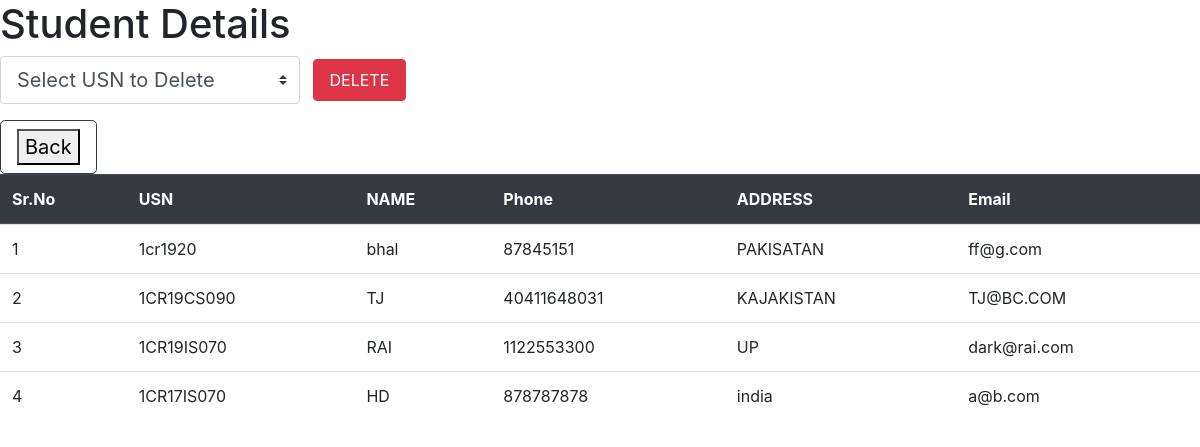
Page /view_std_data on the earlier database version.
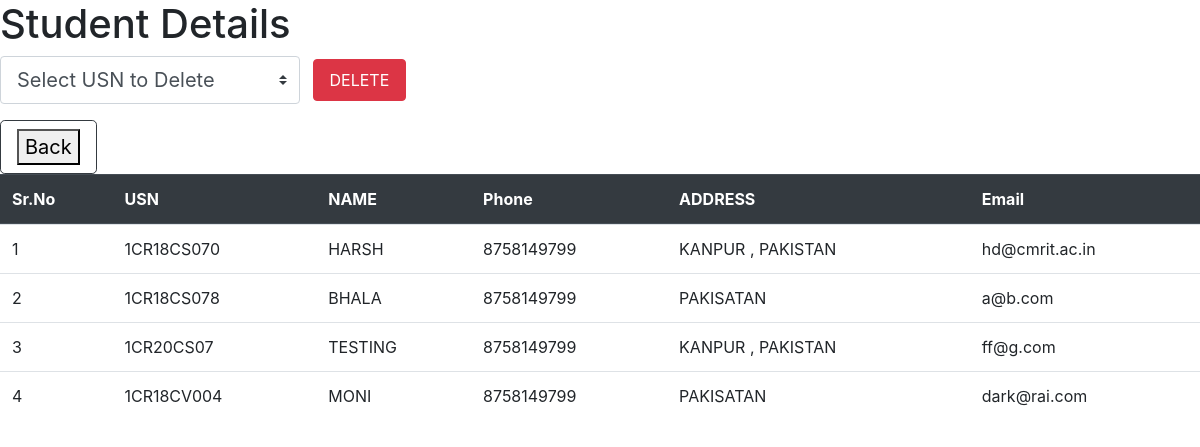
Same page on the later database version.
### tables this page shows
CREATE TABLE student(usn TEXT PRIMARY KEY,
        name TEXT,
        mobileno TEXT,
        address TEXT,
        email TEXT);

### home.py (the view)
@app.route('/view_std_data',methods=["POST","GET"])
def view_std_data():
	if request.method=="POST":
		print(request.form)
		usn=request.form['usn_del']
		deletestdrec(usn)
	lst=viewdatastud()
	return render_template('view_std_data.html',data=lst,lenght=len(lst))
	print("**********************************")

### backend.py (called while the page is built)
def viewdatastud():
    con=sqlite3.connect("student.db")
    cur=con.cursor()
    cur.execute("SELECT * FROM student")
    rows=cur.fetchall()
    con.close()
    return rows

### templates/view_std_data.html (shortened to what this page needs)
<!DOCTYPE html>
<html>
<head>
	<link rel="stylesheet" href="https://cdn.jsdelivr.net/npm/bootstrap@4.5.3/dist/css/bootstrap.min.css">
</head>
<body>
  <strong><h1>Student Details</h1></strong>
<form method="post" action="/view_std_data">
  <select name="usn_del" class="custom-select custom-select-lg mb-3" style="width: 25%;"  >
  <option selected>Select USN to Delete</option>
</select>
<button class="btn btn-danger mx-2 mb-3 px-3 py-2" >DELETE</button>
</form>
<a href="/moderator_section" class="btn btn-outline-dark btn-lg"> <button>Back</button></a>
<table class="table">
  <thead class="thead-dark">
    <tr>
      <th scope="col">Sr.No</th>
      <th scope="col">USN</th>
      <th scope="col">NAME</th>
      <th scope="col">Phone</th>
      <th scope="col">ADDRESS</th>
      <th scope="col">Email</th>
    </tr>
  </thead>
  <tbody>
    <tr>
    	{% for j in range(lenght) %}
    		<tr>
          <td>{{j+1}}</td>
    		{% for i in range(5)%}
    			<td>{{data[j][i]}}</td>
    		{%endfor%}
    		</tr>
    	{% endfor %}
    </tr>
  </tbody>
</table>
</body>
</html>

Differences in the rows shown:
removed student: usn "1cr1920" "bhal" "87845151" "PAKISATAN" "ff@g.com"
removed student: usn "1CR19CS090" "TJ" "40411648031" "KAJAKISTAN" "TJ@BC.COM"
removed student: usn "1CR19IS070" "RAI" "1122553300" "UP" "dark@rai.com"
removed student: usn "1CR17IS070" "HD" "878787878" "india" "a@b.com"
added student: usn "1CR18CS070" "HARSH" "8758149799" "KANPUR , PAKISTAN" "hd@cmrit.ac.in"
added student: usn "1CR18CS078" "BHALA" "8758149799" "PAKISATAN" "a@b.com"
added student: usn "1CR20CS07" "TESTING" "8758149799" "KANPUR , PAKISTAN" "ff@g.com"
added student: usn "1CR18CV004" "MONI" "8758149799" "PAKISATAN" "dark@rai.com"
